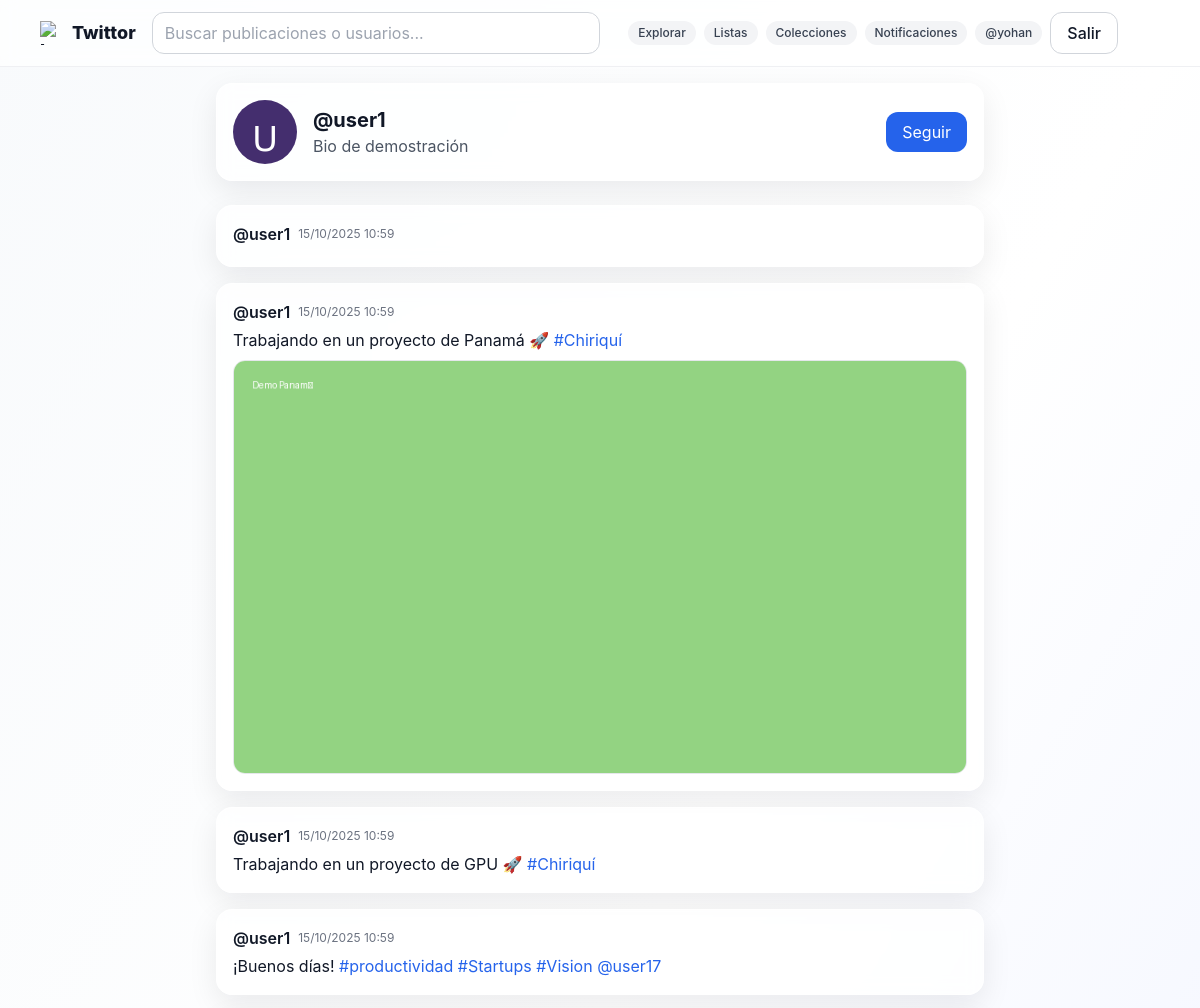
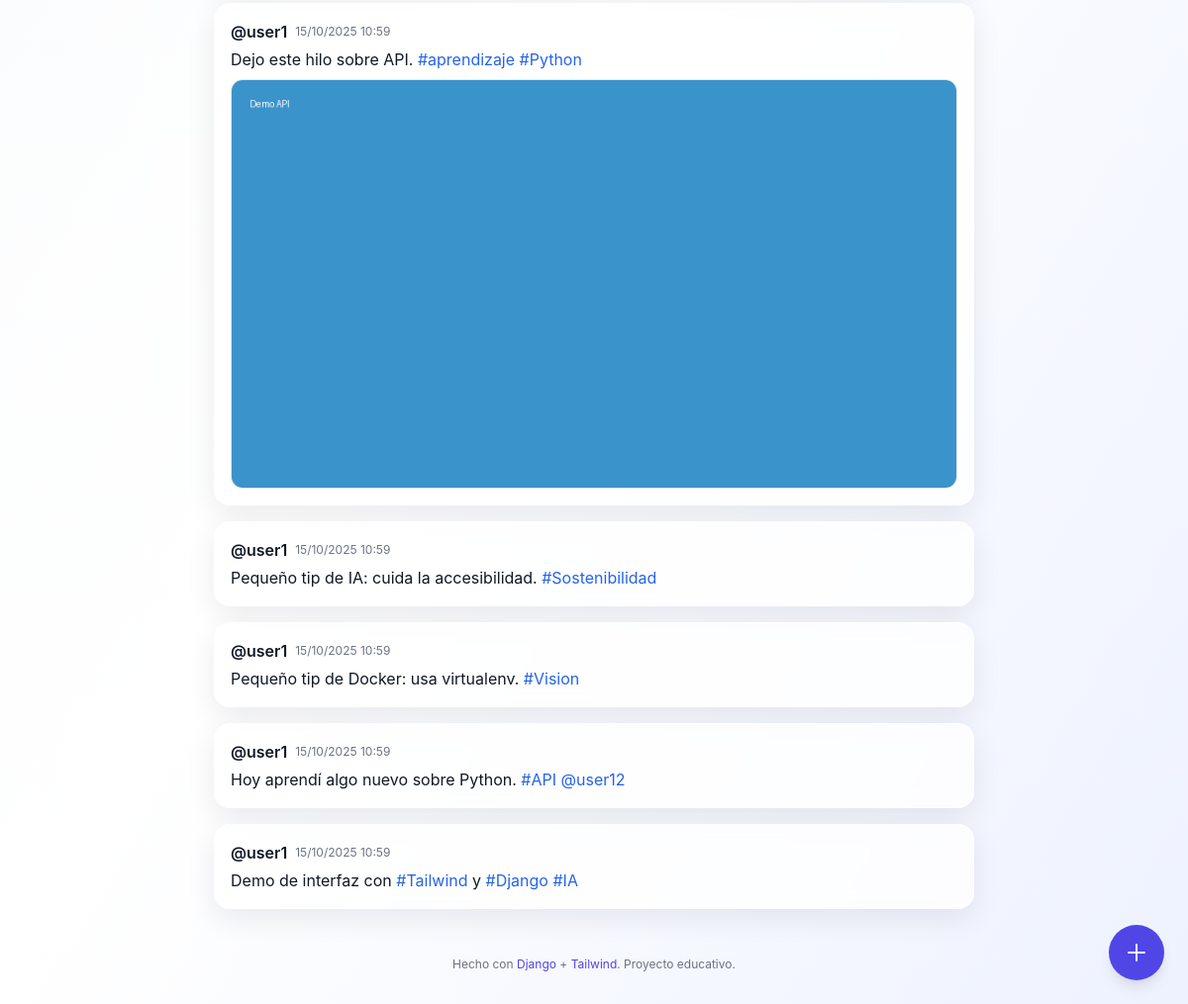
The page /u/user1/ (signed in) on the database its author committed (2 pictures, top to bottom).
### core/models.py (models this page shows, shortened)
class UserProfile(models.Model):
    user = models.OneToOneField(User, on_delete=models.CASCADE)
    bio = models.CharField(max_length=180, blank=True)
    avatar = models.ImageField(upload_to='avatars/', blank=True, null=True)
    created_at = models.DateTimeField(auto_now_add=True)

class Tweet(models.Model):
    parent = models.ForeignKey('self', null=True, blank=True, on_delete=models.SET_NULL, related_name='children')
    is_retweet = models.BooleanField(default=False)
    user = models.ForeignKey(User, on_delete=models.CASCADE)
    content = models.CharField(max_length=280)
    image = models.ImageField(upload_to='tweets/', blank=True, null=True)
    created_at = models.DateTimeField(auto_now_add=True)
    class Meta:
        ordering = ['-created_at']

### core/views.py (the view, shortened to what this page needs)
# urls.py: path('u/<str:username>/', views.profile, name='profile'),
@login_required
def profile(request, username):
    user = get_object_or_404(User, username=username)
    profile = get_object_or_404(UserProfile, user=user)
    is_me = request.user == user
    is_following = Follow.objects.filter(follower=request.user, following=user).exists()
    tweets = Tweet.objects.filter(user=user)
    form = ProfileForm(instance=profile) if is_me else None
    return render(request, 'core/profile.html', {
        'profile_user': user,
        'profile': profile,
        'is_me': is_me,
        'is_following': is_following,
        'tweets': tweets,
        'form': form
    })

### core/templatetags/extras.py (called while the page is built)
@register.filter
def linkify(text: str):
    if not text:
        return ''
    def link_tag(m):
        tag = m.group('tag')[1:]
        url = reverse('tag', args=[tag])
        return f'<a class="text-blue-600 hover:underline" href="{url}">#{tag}</a>'
    def link_mention(m):
        user = m.group('at')[1:]
        url = reverse('profile', args=[user])
        return f'<a class="text-blue-600 hover:underline" href="{url}">@{user}</a>'
    html = HASHTAG_RE.sub(link_tag, text)
    html = MENTION_RE.sub(link_mention, html)
    return mark_safe(html)

### templates/core/profile.html (shortened to what this page needs)
{% extends 'base.html' %}
{% load static %}
{% load extras %}
{% block content %}
<div class="max-w-3xl mx-auto space-y-6">
  <section class="card p-4">
    <div class="flex items-center gap-4">
      {% if profile.avatar %}
        <img src="{{ profile.avatar.url }}" class="w-16 h-16 rounded-full object-cover" />
      {% else %}
        <div class="w-16 h-16 rounded-full bg-gray-200 flex items-center justify-center text-2xl font-bold">{{ profile_user.username|first|upper }}</div>
      {% endif %}
      <div class="flex-1">
        <h1 class="text-xl font-bold">@{{ profile_user.username }}</h1>
        <p class="text-gray-600 dark:text-gray-300">{{ profile.bio|default:"Sin biografía" }}</p>
      </div>
      {% if not is_me %}
      <form method="post">
        {% if is_following %}
          <button name="action" value="unfollow" class="px-4 py-2 bg-gray-200 rounded-xl">Dejar de seguir</button>
        {% else %}
          <button name="action" value="follow" class="px-4 py-2 bg-blue-600 text-white rounded-xl">Seguir</button>
        {% endif %}
      </form>
      {% endif %}
    </div>
  </section>
  <section class="space-y-4">
    {% for t in tweets %}
      <article class="card p-4">
        <div class="flex items-center gap-2">
          <span class="font-semibold">@{{ t.user.username }}</span>
          <span class="text-xs text-gray-500 dark:text-gray-400">{{ t.created_at|date:"d/m/Y H:i" }}</span>
        </div>
        <p class="mt-1 whitespace-pre-wrap">{{ t.content|linkify|safe }}</p>
        {% if t.image %}
          <img src="{{ t.image.url }}" class="mt-2 rounded-xl border dark:border-gray-700 w-full h-auto max-h-[70vh] object-cover" alt="imagen">
        {% endif %}
      </article>
    {% empty %}
      <p class="text-gray-500">Este usuario aún no tiene publicaciones.</p>
    {% endfor %}
  </section>
</div>
{% endblock %}

### templates/base.html (shortened to what this page needs)
{% load static %}
<!doctype html>
<html lang="es">
<head>
  <script src="https://cdn.tailwindcss.com"></script>
</head>
<body class="bg-gradient-to-br from-slate-50 via-white to-indigo-50 dark:from-gray-950 dark:via-gray-950 dark:to-gray-900 text-gray-900 dark:text-gray-100 transition-colors duration-300">
  <nav class="sticky top-0 z-20 bg-white/70 dark:bg-gray-900/60 backdrop-blur border-b border-gray-200/60 dark:border-white/5 transition-colors duration-300">
    <div class="max-w-6xl mx-auto px-4 py-3 flex items-center gap-4">
      <a href="{% url 'timeline' %}" class="flex items-center gap-2 font-extrabold text-lg">
        <img src="{% static 'logo.svg' %}" class="w-6 h-6" alt="logo">
        Twittor
      </a>
      <form action="{% url 'search' %}" method="get" class="hidden md:flex items-center gap-2 flex-1 max-w-md">
        <input type="text" name="q" placeholder="Buscar publicaciones o usuarios..." class="input">
      </form>
      <div class="flex items-center gap-2 ml-auto">
        <a href="{% url 'explore' %}" class="chip">Explorar</a>
        {% if user.is_authenticated %}
          <a href="{% url 'my_lists' %}" class="chip">Listas</a>
          <a href="{% url 'lista_colecciones' %}" class="chip">Colecciones</a>
        {% endif %}
        <a href="{% url 'notifications' %}" class="chip">Notificaciones</a>
        {% if user.is_authenticated %}
          <a href="{% url 'profile' user.username %}" class="chip">@{{ user.username }}</a>
          <form action="{% url 'logout' %}" method="post" class="inline">
            <button class="btn-outline">Salir</button>
          </form>
        {% else %}
          <a href="{% url 'login' %}" class="btn-outline">Entrar</a>
          <a href="{% url 'signup' %}" class="btn-primary">Crear cuenta</a>
        {% endif %}
        <button id="themeToggle" class="btn-ghost" title="Cambiar tema">
        </button>
      </div>
    </div>
  </nav>
  <main class="max-w-6xl mx-auto p-4">
    {% block content %}{% endblock %}
  </main>
  {% if user.is_authenticated %}
    <a href="{% url 'list_create' %}" title="Crear nueva lista" class="fab">
      <svg xmlns="http://www.w3.org/2000/svg" fill="none" viewBox="0 0 24 24" stroke="currentColor" class="w-6 h-6">
        <path stroke-linecap="round" stroke-linejoin="round" stroke-width="2" d="M12 4v16m8-8H4"/>
      </svg>
    </a>
  {% endif %}
  <footer class="text-center text-xs text-gray-500 py-8">
    Hecho con <span class="text-brand-600">Django</span> + <span class="text-brand-600">Tailwind</span>. Proyecto educativo.
  </footer>
</body>
</html>

### templates/base.html (style rules this page uses)
html, body { height: 100%; }

### rows shown on the page
UserProfile: avatar (picture), bio "Bio de demostración"
Tweet: user.username "user1", created_at "15/10/2025 10:59"
Tweet: user.username "user1", created_at "15/10/2025 10:59", content|linkify "Trabajando en un proyecto de Panamá 🚀 #Chiriquí", image (picture)
Tweet: user.username "user1", created_at "15/10/2025 10:59", content|linkify "Trabajando en un proyecto de GPU 🚀 #Chiriquí"
Tweet: user.username "user1", created_at "15/10/2025 10:59", content|linkify "¡Buenos días! #productividad #Startups #Vision @user17"
Tweet: user.username "user1", created_at "15/10/2025 10:59", content|linkify "Dejo este hilo sobre API. #aprendizaje #Python", image (picture)
Tweet: user.username "user1", created_at "15/10/2025 10:59", content|linkify "Pequeño tip de IA: cuida la accesibilidad. #Sostenibilidad"
Tweet: user.username "user1", created_at "15/10/2025 10:59", content|linkify "Pequeño tip de Docker: usa virtualenv. #Vision"
Tweet: user.username "user1", created_at "15/10/2025 10:59", content|linkify "Hoy aprendí algo nuevo sobre Python. #API @user12"
Tweet: user.username "user1", created_at "15/10/2025 10:59", content|linkify "Demo de interfaz con #Tailwind y #Django #IA"

### other values the page prints
{{ user.username }} "yohan"
{{ profile_user.username }} "user1"
